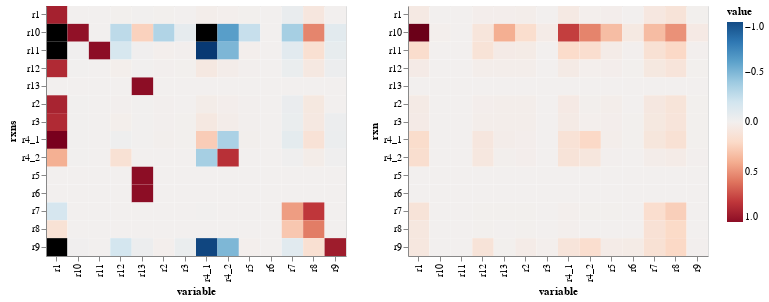

Notebook code for this chart:
### Markdown cell above
### Plot flux control coefficients median (on the left) and respective interquartile range (on the right)

### Code cell
alt.hconcat(get_heatmaps(Cv_df_median, 'rxns'),
            get_heatmaps(Cv_df_iqr, 'rxn'))

### Figure 1 — Vega-Lite specification as saved in the notebook (floating-point values rounded to 4 significant figures; data arrays with more than 128 entries replaced by an {"elided": "..."} marker saying what was removed)
{"$schema": "https://vega.github.io/schema/vega-lite/v3.4.0.json", "config": {"mark": {"tooltip": null}, "view": {"height": 300, "width": 400}}, "datasets": {"data-552af17458284f0f0efd46aae0fa0d9e": {"elided": "196 records"}, "data-880ca502f7b53fc9cd6a48ca888d1206": {"elided": "196 records"}}, "hconcat": [{"data": {"name": "data-880ca502f7b53fc9cd6a48ca888d1206"}, "encoding": {"color": {"field": "value", "scale": {"domain": [1, -1], "scheme": "redblue"}, "type": "quantitative"}, "tooltip": {"field": "value", "type": "quantitative"}, "x": {"field": "variable", "type": "nominal"}, "y": {"field": "rxns", "type": "nominal"}}, "height": 250, "mark": "rect", "width": 300}, {"data": {"name": "data-552af17458284f0f0efd46aae0fa0d9e"}, "encoding": {"color": {"field": "value", "scale": {"domain": [1, -1], "scheme": "redblue"}, "type": "quantitative"}, "tooltip": {"field": "value", "type": "quantitative"}, "x": {"field": "variable", "type": "nominal"}, "y": {"field": "rxn", "type": "nominal"}}, "height": 250, "mark": "rect", "width": 300}]}
